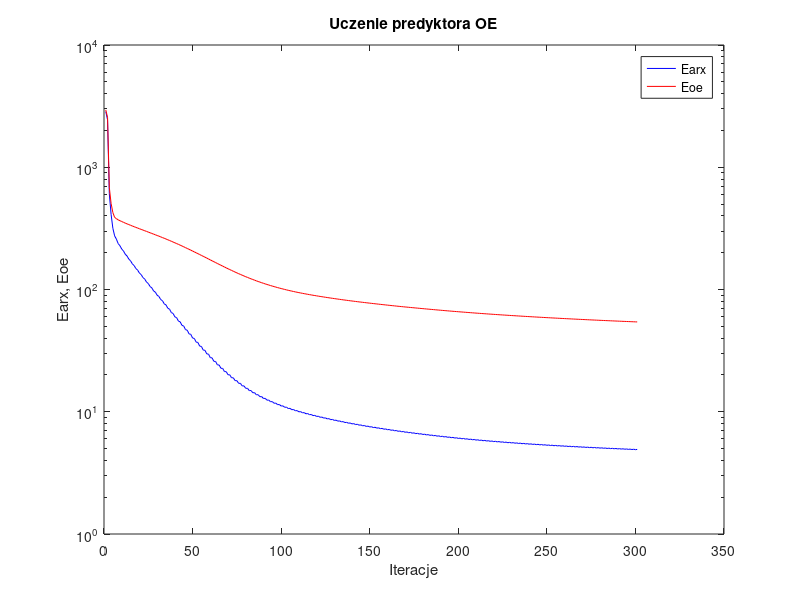
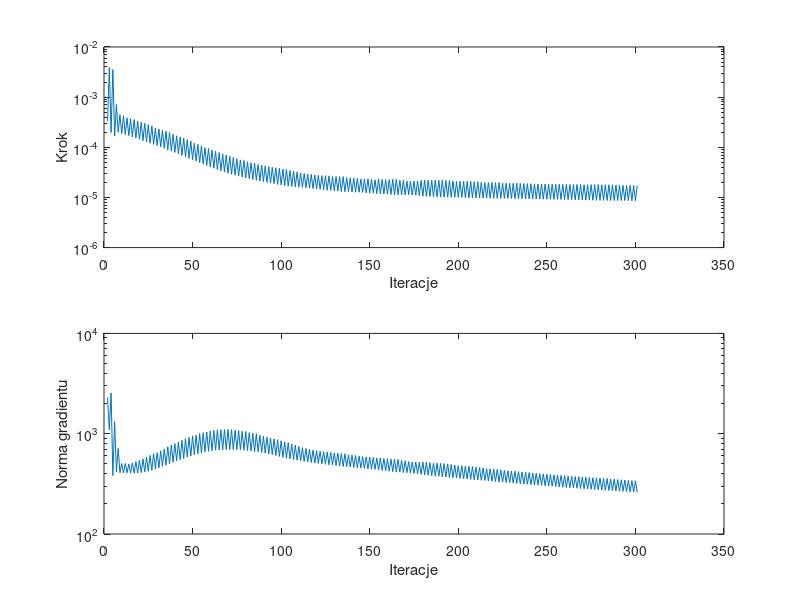

The MATLAB script that drew these images, in order:
%uczenie predyktora oe
clear all;
n=0; farx(n+1)=2.853274e+003; foe(n+1)=2.946735e+003; wspucz(n+1)=0.000000e+000; ng(n+1)=0.000000e+000;
n=1; farx(n+1)=2.446359e+003; foe(n+1)=2.558951e+003; krok(n+1)=3.325065e-004; ng(n+1)=2.286676e+003;
n=2; farx(n+1)=6.062305e+002; foe(n+1)=6.828625e+002; krok(n+1)=3.878507e-003; ng(n+1)=1.094755e+003;
n=3; farx(n+1)=4.119144e+002; foe(n+1)=5.060197e+002; krok(n+1)=1.974847e-004; ng(n+1)=2.550325e+003;
n=4; farx(n+1)=3.168426e+002; foe(n+1)=4.257403e+002; krok(n+1)=3.544051e-003; ng(n+1)=3.826902e+002;
n=5; farx(n+1)=2.746352e+002; foe(n+1)=3.891269e+002; krok(n+1)=1.674127e-004; ng(n+1)=1.320679e+003;
n=6; farx(n+1)=2.580836e+002; foe(n+1)=3.797246e+002; krok(n+1)=7.138862e-004; ng(n+1)=4.146720e+002;
n=7; farx(n+1)=2.373853e+002; foe(n+1)=3.713249e+002; krok(n+1)=2.002959e-004; ng(n+1)=7.139897e+002;
n=8; farx(n+1)=2.280476e+002; foe(n+1)=3.654114e+002; krok(n+1)=4.448722e-004; ng(n+1)=4.074212e+002;
n=9; farx(n+1)=2.143416e+002; foe(n+1)=3.597487e+002; krok(n+1)=1.880990e-004; ng(n+1)=5.044334e+002;
n=10; farx(n+1)=2.064861e+002; foe(n+1)=3.543641e+002; krok(n+1)=4.235557e-004; ng(n+1)=4.066508e+002;
n=11; farx(n+1)=1.943453e+002; foe(n+1)=3.492076e+002; krok(n+1)=1.802468e-004; ng(n+1)=5.052528e+002;
n=12; farx(n+1)=1.879543e+002; foe(n+1)=3.444039e+002; krok(n+1)=3.870231e-004; ng(n+1)=4.074000e+002;
n=13; farx(n+1)=1.773315e+002; foe(n+1)=3.396940e+002; krok(n+1)=1.705607e-004; ng(n+1)=4.992991e+002;
n=14; farx(n+1)=1.715841e+002; foe(n+1)=3.351469e+002; krok(n+1)=3.726079e-004; ng(n+1)=4.048694e+002;
n=15; farx(n+1)=1.621087e+002; foe(n+1)=3.307264e+002; krok(n+1)=1.605954e-004; ng(n+1)=5.123302e+002;
n=16; farx(n+1)=1.569570e+002; foe(n+1)=3.263881e+002; krok(n+1)=3.569431e-004; ng(n+1)=4.040678e+002;
n=17; farx(n+1)=1.483679e+002; foe(n+1)=3.221914e+002; krok(n+1)=1.523242e-004; ng(n+1)=5.276326e+002;
n=18; farx(n+1)=1.439549e+002; foe(n+1)=3.180997e+002; krok(n+1)=3.325065e-004; ng(n+1)=4.068257e+002;
n=19; farx(n+1)=1.361358e+002; foe(n+1)=3.141040e+002; krok(n+1)=1.445574e-004; ng(n+1)=5.415661e+002;
n=20; farx(n+1)=1.322926e+002; foe(n+1)=3.101808e+002; krok(n+1)=3.127269e-004; ng(n+1)=4.100956e+002;
n=21; farx(n+1)=1.251374e+002; foe(n+1)=3.063215e+002; krok(n+1)=1.360048e-004; ng(n+1)=5.596141e+002;
n=22; farx(n+1)=1.216476e+002; foe(n+1)=3.024661e+002; krok(n+1)=3.019151e-004; ng(n+1)=4.139210e+002;
n=23; farx(n+1)=1.149954e+002; foe(n+1)=2.986577e+002; krok(n+1)=1.277305e-004; ng(n+1)=5.858848e+002;
n=24; farx(n+1)=1.119398e+002; foe(n+1)=2.948929e+002; krok(n+1)=2.842659e-004; ng(n+1)=4.218669e+002;
n=25; farx(n+1)=1.057645e+002; foe(n+1)=2.911626e+002; krok(n+1)=1.204846e-004; ng(n+1)=6.078875e+002;
n=26; farx(n+1)=1.030899e+002; foe(n+1)=2.874624e+002; krok(n+1)=2.681146e-004; ng(n+1)=4.324720e+002;
n=27; farx(n+1)=9.728870e+001; foe(n+1)=2.837819e+002; krok(n+1)=1.144049e-004; ng(n+1)=6.325304e+002;
n=28; farx(n+1)=9.509762e+001; foe(n+1)=2.802038e+002; krok(n+1)=2.431513e-004; ng(n+1)=4.466556e+002;
n=29; farx(n+1)=8.972895e+001; foe(n+1)=2.766362e+002; krok(n+1)=1.084602e-004; ng(n+1)=6.475478e+002;
n=30; farx(n+1)=8.778736e+001; foe(n+1)=2.730644e+002; krok(n+1)=2.312276e-004; ng(n+1)=4.586923e+002;
n=31; farx(n+1)=8.274260e+001; foe(n+1)=2.695107e+002; krok(n+1)=1.018531e-004; ng(n+1)=6.755269e+002;
n=32; farx(n+1)=8.104288e+001; foe(n+1)=2.659467e+002; krok(n+1)=2.189959e-004; ng(n+1)=4.719920e+002;
n=33; farx(n+1)=7.629433e+001; foe(n+1)=2.624007e+002; krok(n+1)=9.560623e-005; ng(n+1)=7.047371e+002;
n=34; farx(n+1)=7.481560e+001; foe(n+1)=2.588424e+002; krok(n+1)=2.084136e-004; ng(n+1)=4.860454e+002;
n=35; farx(n+1)=7.033587e+001; foe(n+1)=2.552725e+002; krok(n+1)=8.906432e-005; ng(n+1)=7.394303e+002;
n=36; farx(n+1)=6.902460e+001; foe(n+1)=2.516853e+002; krok(n+1)=1.984325e-004; ng(n+1)=5.004112e+002;
n=37; farx(n+1)=6.478860e+001; foe(n+1)=2.481132e+002; krok(n+1)=8.368590e-005; ng(n+1)=7.720652e+002;
n=38; farx(n+1)=6.371152e+001; foe(n+1)=2.445665e+002; krok(n+1)=1.828020e-004; ng(n+1)=5.184112e+002;
n=39; farx(n+1)=5.974140e+001; foe(n+1)=2.410503e+002; krok(n+1)=7.907676e-005; ng(n+1)=7.961401e+002;
n=40; farx(n+1)=5.886174e+001; foe(n+1)=2.375414e+002; krok(n+1)=1.697983e-004; ng(n+1)=5.363377e+002;
n=41; farx(n+1)=5.513883e+001; foe(n+1)=2.340535e+002; krok(n+1)=7.411092e-005; ng(n+1)=8.251077e+002;
n=42; farx(n+1)=5.439381e+001; foe(n+1)=2.305493e+002; krok(n+1)=1.599927e-004; ng(n+1)=5.523044e+002;
n=43; farx(n+1)=5.090416e+001; foe(n+1)=2.270745e+002; krok(n+1)=6.905895e-005; ng(n+1)=8.578010e+002;
n=44; farx(n+1)=5.025936e+001; foe(n+1)=2.235618e+002; krok(n+1)=1.519651e-004; ng(n+1)=5.671065e+002;
n=45; farx(n+1)=4.698031e+001; foe(n+1)=2.200920e+002; krok(n+1)=6.435256e-005; ng(n+1)=8.935129e+002;
n=46; farx(n+1)=4.644623e+001; foe(n+1)=2.166078e+002; krok(n+1)=1.419195e-004; ng(n+1)=5.832084e+002;
n=47; farx(n+1)=4.339047e+001; foe(n+1)=2.131852e+002; krok(n+1)=6.016312e-005; ng(n+1)=9.225575e+002;
n=48; farx(n+1)=4.295090e+001; foe(n+1)=2.097395e+002; krok(n+1)=1.327259e-004; ng(n+1)=5.987878e+002;
n=49; farx(n+1)=4.009191e+001; foe(n+1)=2.063667e+002; krok(n+1)=5.658127e-005; ng(n+1)=9.518798e+002;
n=50; farx(n+1)=3.977407e+001; foe(n+1)=2.030311e+002; krok(n+1)=1.205178e-004; ng(n+1)=6.173753e+002;
n=51; farx(n+1)=3.714629e+001; foe(n+1)=1.997654e+002; krok(n+1)=5.314479e-005; ng(n+1)=9.688976e+002;
n=52; farx(n+1)=3.688496e+001; foe(n+1)=1.964786e+002; krok(n+1)=1.144049e-004; ng(n+1)=6.308825e+002;
n=53; farx(n+1)=3.443971e+001; foe(n+1)=1.932419e+002; krok(n+1)=4.933474e-005; ng(n+1)=1.003160e+003;
n=54; farx(n+1)=3.421995e+001; foe(n+1)=1.900130e+002; krok(n+1)=1.070946e-004; ng(n+1)=6.439104e+002;
n=55; farx(n+1)=3.196251e+001; foe(n+1)=1.868681e+002; krok(n+1)=4.645269e-005; ng(n+1)=1.023446e+003;
n=56; farx(n+1)=3.180842e+001; foe(n+1)=1.837612e+002; krok(n+1)=9.848602e-005; ng(n+1)=6.585970e+002;
n=57; farx(n+1)=2.975185e+001; foe(n+1)=1.807272e+002; krok(n+1)=4.341873e-005; ng(n+1)=1.037845e+003;
n=58; farx(n+1)=2.960765e+001; foe(n+1)=1.776687e+002; krok(n+1)=9.458811e-005; ng(n+1)=6.667851e+002;
n=59; farx(n+1)=2.770592e+001; foe(n+1)=1.746951e+002; krok(n+1)=4.060864e-005; ng(n+1)=1.064238e+003;
n=60; farx(n+1)=2.759935e+001; foe(n+1)=1.717569e+002; krok(n+1)=8.824176e-005; ng(n+1)=6.770955e+002;
n=61; farx(n+1)=2.586304e+001; foe(n+1)=1.688900e+002; krok(n+1)=3.815579e-005; ng(n+1)=1.077521e+003;
n=62; farx(n+1)=2.577836e+001; foe(n+1)=1.660581e+002; krok(n+1)=8.368590e-005; ng(n+1)=6.841615e+002;
n=63; farx(n+1)=2.418971e+001; foe(n+1)=1.632785e+002; krok(n+1)=3.574308e-005; ng(n+1)=1.094342e+003;
n=64; farx(n+1)=2.411566e+001; foe(n+1)=1.605500e+002; krok(n+1)=7.872898e-005; ng(n+1)=6.885872e+002;
n=65; farx(n+1)=2.267394e+001; foe(n+1)=1.579029e+002; krok(n+1)=3.388344e-005; ng(n+1)=1.096487e+003;
n=66; farx(n+1)=2.262159e+001; foe(n+1)=1.553088e+002; krok(n+1)=7.401448e-005; ng(n+1)=6.927326e+002;
n=67; farx(n+1)=2.131209e+001; foe(n+1)=1.527794e+002; krok(n+1)=3.204087e-005; ng(n+1)=1.099977e+003;
n=68; farx(n+1)=2.127042e+001; foe(n+1)=1.503041e+002; krok(n+1)=7.039348e-005; ng(n+1)=6.934123e+002;
n=69; farx(n+1)=2.007807e+001; foe(n+1)=1.478865e+002; krok(n+1)=3.039391e-005; ng(n+1)=1.102557e+003;
n=70; farx(n+1)=2.004936e+001; foe(n+1)=1.455443e+002; krok(n+1)=6.630174e-005; ng(n+1)=6.935031e+002;
n=71; farx(n+1)=1.896909e+001; foe(n+1)=1.432595e+002; krok(n+1)=2.902993e-005; ng(n+1)=1.095461e+003;
n=72; farx(n+1)=1.895337e+001; foe(n+1)=1.410541e+002; krok(n+1)=6.252649e-005; ng(n+1)=6.954593e+002;
n=73; farx(n+1)=1.797509e+001; foe(n+1)=1.388986e+002; krok(n+1)=2.775430e-005; ng(n+1)=1.085895e+003;
n=74; farx(n+1)=1.796750e+001; foe(n+1)=1.368193e+002; krok(n+1)=5.936963e-005; ng(n+1)=6.944858e+002;
n=75; farx(n+1)=1.707923e+001; foe(n+1)=1.347887e+002; krok(n+1)=2.663711e-005; ng(n+1)=1.074401e+003;
n=76; farx(n+1)=1.708186e+001; foe(n+1)=1.328420e+002; krok(n+1)=5.618446e-005; ng(n+1)=6.929264e+002;
n=77; farx(n+1)=1.627882e+001; foe(n+1)=1.309364e+002; krok(n+1)=2.550300e-005; ng(n+1)=1.059271e+003;
n=78; farx(n+1)=1.628269e+001; foe(n+1)=1.290927e+002; krok(n+1)=5.445830e-005; ng(n+1)=6.859737e+002;
n=79; farx(n+1)=1.554937e+001; foe(n+1)=1.272904e+002; krok(n+1)=2.443312e-005; ng(n+1)=1.049635e+003;
n=80; farx(n+1)=1.555731e+001; foe(n+1)=1.255624e+002; krok(n+1)=5.162212e-005; ng(n+1)=6.795245e+002;
n=81; farx(n+1)=1.489271e+001; foe(n+1)=1.238922e+002; krok(n+1)=2.372164e-005; ng(n+1)=1.024413e+003;
n=82; farx(n+1)=1.491073e+001; foe(n+1)=1.222895e+002; krok(n+1)=4.924301e-005; ng(n+1)=6.741736e+002;
n=83; farx(n+1)=1.430495e+001; foe(n+1)=1.207225e+002; krok(n+1)=2.277085e-005; ng(n+1)=1.007985e+003;
n=84; farx(n+1)=1.432420e+001; foe(n+1)=1.192114e+002; krok(n+1)=4.837788e-005; ng(n+1)=6.643519e+002;
n=85; farx(n+1)=1.376372e+001; foe(n+1)=1.177261e+002; krok(n+1)=2.190752e-005; ng(n+1)=9.988660e+002;
n=86; farx(n+1)=1.378781e+001; foe(n+1)=1.163254e+002; krok(n+1)=4.554170e-005; ng(n+1)=6.583494e+002;
n=87; farx(n+1)=1.328075e+001; foe(n+1)=1.149638e+002; krok(n+1)=2.132008e-005; ng(n+1)=9.653770e+002;
n=88; farx(n+1)=1.330682e+001; foe(n+1)=1.136538e+002; krok(n+1)=4.404185e-005; ng(n+1)=6.487092e+002;
n=89; farx(n+1)=1.283975e+001; foe(n+1)=1.123836e+002; krok(n+1)=2.068400e-005; ng(n+1)=9.446038e+002;
n=90; farx(n+1)=1.287072e+001; foe(n+1)=1.111685e+002; krok(n+1)=4.244958e-005; ng(n+1)=6.405834e+002;
n=91; farx(n+1)=1.243957e+001; foe(n+1)=1.099808e+002; krok(n+1)=1.999909e-005; ng(n+1)=9.259897e+002;
n=92; farx(n+1)=1.247173e+001; foe(n+1)=1.088450e+002; krok(n+1)=4.116566e-005; ng(n+1)=6.294746e+002;
n=93; farx(n+1)=1.207384e+001; foe(n+1)=1.077376e+002; krok(n+1)=1.934974e-005; ng(n+1)=9.068397e+002;
n=94; farx(n+1)=1.210589e+001; foe(n+1)=1.066720e+002; krok(n+1)=4.013634e-005; ng(n+1)=6.168714e+002;
n=95; farx(n+1)=1.173669e+001; foe(n+1)=1.056384e+002; krok(n+1)=1.877358e-005; ng(n+1)=8.881774e+002;
n=96; farx(n+1)=1.177029e+001; foe(n+1)=1.046435e+002; krok(n+1)=3.906606e-005; ng(n+1)=6.054336e+002;
n=97; farx(n+1)=1.142638e+001; foe(n+1)=1.036759e+002; krok(n+1)=1.819748e-005; ng(n+1)=8.710360e+002;
n=98; farx(n+1)=1.146007e+001; foe(n+1)=1.027441e+002; krok(n+1)=3.791849e-005; ng(n+1)=5.931604e+002;
n=99; farx(n+1)=1.113936e+001; foe(n+1)=1.018433e+002; krok(n+1)=1.775984e-005; ng(n+1)=8.495720e+002;
n=100; farx(n+1)=1.117475e+001; foe(n+1)=1.009753e+002; krok(n+1)=3.663489e-005; ng(n+1)=5.826942e+002;
n=101; farx(n+1)=1.087570e+001; foe(n+1)=1.001347e+002; krok(n+1)=1.726474e-005; ng(n+1)=8.289635e+002;
n=102; farx(n+1)=1.091055e+001; foe(n+1)=9.931573e+001; krok(n+1)=3.613153e-005; ng(n+1)=5.692931e+002;
n=103; farx(n+1)=1.062724e+001; foe(n+1)=9.852266e+001; krok(n+1)=1.684728e-005; ng(n+1)=8.151519e+002;
n=104; farx(n+1)=1.066389e+001; foe(n+1)=9.776129e+001; krok(n+1)=3.452947e-005; ng(n+1)=5.611556e+002;
n=105; farx(n+1)=1.039835e+001; foe(n+1)=9.702475e+001; krok(n+1)=1.656922e-005; ng(n+1)=7.899493e+002;
n=106; farx(n+1)=1.043599e+001; foe(n+1)=9.631220e+001; krok(n+1)=3.333298e-005; ng(n+1)=5.526230e+002;
n=107; farx(n+1)=1.018490e+001; foe(n+1)=9.562262e+001; krok(n+1)=1.630239e-005; ng(n+1)=7.692025e+002;
n=108; farx(n+1)=1.022386e+001; foe(n+1)=9.495614e+001; krok(n+1)=3.204087e-005; ng(n+1)=5.449768e+002;
n=109; farx(n+1)=9.986060e+000; foe(n+1)=9.431020e+001; krok(n+1)=1.607373e-005; ng(n+1)=7.478386e+002;
n=110; farx(n+1)=1.002581e+001; foe(n+1)=9.368452e+001; krok(n+1)=3.079431e-005; ng(n+1)=5.374026e+002;
n=111; farx(n+1)=9.800743e+000; foe(n+1)=9.307894e+001; krok(n+1)=1.584198e-005; ng(n+1)=7.260526e+002;
n=112; farx(n+1)=9.840916e+000; foe(n+1)=9.248667e+001; krok(n+1)=3.014162e-005; ng(n+1)=5.288750e+002;
n=113; farx(n+1)=9.624849e+000; foe(n+1)=9.191110e+001; krok(n+1)=1.558957e-005; ng(n+1)=7.134232e+002;
n=114; farx(n+1)=9.666361e+000; foe(n+1)=9.135281e+001; krok(n+1)=2.921834e-005; ng(n+1)=5.230830e+002;
n=115; farx(n+1)=9.460251e+000; foe(n+1)=9.080646e+001; krok(n+1)=1.527641e-005; ng(n+1)=6.994727e+002;
n=116; farx(n+1)=9.500672e+000; foe(n+1)=9.027184e+001; krok(n+1)=2.877521e-005; ng(n+1)=5.156726e+002;
n=117; farx(n+1)=9.302501e+000; foe(n+1)=8.975170e+001; krok(n+1)=1.506057e-005; ng(n+1)=6.873844e+002;
n=118; farx(n+1)=9.343805e+000; foe(n+1)=8.924400e+001; krok(n+1)=2.809223e-005; ng(n+1)=5.106312e+002;
n=119; farx(n+1)=9.153024e+000; foe(n+1)=8.874705e+001; krok(n+1)=1.481560e-005; ng(n+1)=6.771389e+002;
n=120; farx(n+1)=9.194764e+000; foe(n+1)=8.826187e+001; krok(n+1)=2.769106e-005; ng(n+1)=5.058025e+002;
n=121; farx(n+1)=9.010554e+000; foe(n+1)=8.778414e+001; krok(n+1)=1.451496e-005; ng(n+1)=6.711491e+002;
n=122; farx(n+1)=9.051513e+000; foe(n+1)=8.731747e+001; krok(n+1)=2.723127e-005; ng(n+1)=5.004073e+002;
n=123; farx(n+1)=8.874385e+000; foe(n+1)=8.686085e+001; krok(n+1)=1.428638e-005; ng(n+1)=6.619585e+002;
n=124; farx(n+1)=8.915298e+000; foe(n+1)=8.641090e+001; krok(n+1)=2.713913e-005; ng(n+1)=4.950115e+002;
n=125; farx(n+1)=8.743332e+000; foe(n+1)=8.596868e+001; krok(n+1)=1.396978e-005; ng(n+1)=6.585402e+002;
n=126; farx(n+1)=8.783616e+000; foe(n+1)=8.553348e+001; krok(n+1)=2.692622e-005; ng(n+1)=4.894097e+002;
n=127; farx(n+1)=8.615865e+000; foe(n+1)=8.510732e+001; krok(n+1)=1.384553e-005; ng(n+1)=6.521471e+002;
n=128; farx(n+1)=8.657582e+000; foe(n+1)=8.469301e+001; krok(n+1)=2.605170e-005; ng(n+1)=4.870869e+002;
n=129; farx(n+1)=8.496409e+000; foe(n+1)=8.428465e+001; krok(n+1)=1.361415e-005; ng(n+1)=6.425092e+002;
n=130; farx(n+1)=8.536994e+000; foe(n+1)=8.388008e+001; krok(n+1)=2.617217e-005; ng(n+1)=4.805485e+002;
n=131; farx(n+1)=8.379719e+000; foe(n+1)=8.348359e+001; krok(n+1)=1.338683e-005; ng(n+1)=6.385765e+002;
n=132; farx(n+1)=8.420859e+000; foe(n+1)=8.309247e+001; krok(n+1)=2.605170e-005; ng(n+1)=4.760999e+002;
n=133; farx(n+1)=8.267372e+000; foe(n+1)=8.270631e+001; krok(n+1)=1.312268e-005; ng(n+1)=6.355494e+002;
n=134; farx(n+1)=8.308338e+000; foe(n+1)=8.232571e+001; krok(n+1)=2.605170e-005; ng(n+1)=4.708175e+002;
n=135; farx(n+1)=8.157022e+000; foe(n+1)=8.194971e+001; krok(n+1)=1.302585e-005; ng(n+1)=6.320161e+002;
n=136; farx(n+1)=8.198722e+000; foe(n+1)=8.158704e+001; krok(n+1)=2.468559e-005; ng(n+1)=4.693580e+002;
n=137; farx(n+1)=8.053867e+000; foe(n+1)=8.123161e+001; krok(n+1)=1.304908e-005; ng(n+1)=6.148623e+002;
n=138; farx(n+1)=8.096161e+000; foe(n+1)=8.088002e+001; krok(n+1)=2.453672e-005; ng(n+1)=4.653825e+002;
n=139; farx(n+1)=7.954194e+000; foe(n+1)=8.053333e+001; krok(n+1)=1.285784e-005; ng(n+1)=6.114563e+002;
n=140; farx(n+1)=7.996689e+000; foe(n+1)=8.019178e+001; krok(n+1)=2.432490e-005; ng(n+1)=4.612504e+002;
n=141; farx(n+1)=7.858030e+000; foe(n+1)=7.985470e+001; krok(n+1)=1.268925e-005; ng(n+1)=6.062837e+002;
n=142; farx(n+1)=7.899944e+000; foe(n+1)=7.952195e+001; krok(n+1)=2.394830e-005; ng(n+1)=4.568191e+002;
n=143; farx(n+1)=7.764266e+000; foe(n+1)=7.919690e+001; krok(n+1)=1.270754e-005; ng(n+1)=5.972167e+002;
n=144; farx(n+1)=7.807588e+000; foe(n+1)=7.887763e+001; krok(n+1)=2.323045e-005; ng(n+1)=4.553436e+002;
n=145; farx(n+1)=7.675642e+000; foe(n+1)=7.856322e+001; krok(n+1)=1.259797e-005; ng(n+1)=5.892204e+002;
n=146; farx(n+1)=7.719291e+000; foe(n+1)=7.825140e+001; krok(n+1)=2.330940e-005; ng(n+1)=4.509555e+002;
n=147; farx(n+1)=7.589869e+000; foe(n+1)=7.794276e+001; krok(n+1)=1.234279e-005; ng(n+1)=5.876608e+002;
n=148; farx(n+1)=7.633048e+000; foe(n+1)=7.763593e+001; krok(n+1)=2.354047e-005; ng(n+1)=4.454484e+002;
n=149; farx(n+1)=7.505049e+000; foe(n+1)=7.733306e+001; krok(n+1)=1.222055e-005; ng(n+1)=5.856435e+002;
n=150; farx(n+1)=7.548766e+000; foe(n+1)=7.703622e+001; krok(n+1)=2.299949e-005; ng(n+1)=4.429141e+002;
n=151; farx(n+1)=7.423359e+000; foe(n+1)=7.674311e+001; krok(n+1)=1.222055e-005; ng(n+1)=5.775300e+002;
n=152; farx(n+1)=7.468146e+000; foe(n+1)=7.645644e+001; krok(n+1)=2.253084e-005; ng(n+1)=4.409313e+002;
n=153; farx(n+1)=7.346709e+000; foe(n+1)=7.617117e+001; krok(n+1)=1.197415e-005; ng(n+1)=5.716640e+002;
n=154; farx(n+1)=7.390207e+000; foe(n+1)=7.588509e+001; krok(n+1)=2.323045e-005; ng(n+1)=4.335926e+002;
n=155; farx(n+1)=7.269442e+000; foe(n+1)=7.560290e+001; krok(n+1)=1.180901e-005; ng(n+1)=5.724857e+002;
n=156; farx(n+1)=7.313381e+000; foe(n+1)=7.532512e+001; krok(n+1)=2.285025e-005; ng(n+1)=4.307746e+002;
n=157; farx(n+1)=7.195323e+000; foe(n+1)=7.505082e+001; krok(n+1)=1.171829e-005; ng(n+1)=5.659646e+002;
n=158; farx(n+1)=7.239331e+000; foe(n+1)=7.477908e+001; krok(n+1)=2.277085e-005; ng(n+1)=4.269242e+002;
n=159; farx(n+1)=7.122863e+000; foe(n+1)=7.451088e+001; krok(n+1)=1.165470e-005; ng(n+1)=5.617238e+002;
n=160; farx(n+1)=7.167909e+000; foe(n+1)=7.424744e+001; krok(n+1)=2.253084e-005; ng(n+1)=4.245609e+002;
n=161; farx(n+1)=7.054122e+000; foe(n+1)=7.398452e+001; krok(n+1)=1.143043e-005; ng(n+1)=5.584155e+002;
n=162; farx(n+1)=7.098189e+000; foe(n+1)=7.372239e+001; krok(n+1)=2.299949e-005; ng(n+1)=4.183922e+002;
n=163; farx(n+1)=6.985777e+000; foe(n+1)=7.346330e+001; krok(n+1)=1.127096e-005; ng(n+1)=5.570434e+002;
n=164; farx(n+1)=7.029904e+000; foe(n+1)=7.320634e+001; krok(n+1)=2.299949e-005; ng(n+1)=4.144964e+002;
n=165; farx(n+1)=6.918242e+000; foe(n+1)=7.295239e+001; krok(n+1)=1.126542e-005; ng(n+1)=5.535083e+002;
n=166; farx(n+1)=6.962986e+000; foe(n+1)=7.270584e+001; krok(n+1)=2.202092e-005; ng(n+1)=4.137202e+002;
n=167; farx(n+1)=6.854980e+000; foe(n+1)=7.246226e+001; krok(n+1)=1.127096e-005; ng(n+1)=5.415807e+002;
n=168; farx(n+1)=6.899768e+000; foe(n+1)=7.222049e+001; krok(n+1)=2.202092e-005; ng(n+1)=4.099883e+002;
n=169; farx(n+1)=6.792451e+000; foe(n+1)=7.198158e+001; krok(n+1)=1.126542e-005; ng(n+1)=5.382090e+002;
n=170; farx(n+1)=6.837662e+000; foe(n+1)=7.174886e+001; krok(n+1)=2.114892e-005; ng(n+1)=4.091290e+002;
n=171; farx(n+1)=6.733226e+000; foe(n+1)=7.151912e+001; krok(n+1)=1.133131e-005; ng(n+1)=5.270126e+002;
n=172; farx(n+1)=6.779082e+000; foe(n+1)=7.129277e+001; krok(n+1)=2.092147e-005; ng(n+1)=4.069000e+002;
n=173; farx(n+1)=6.676937e+000; foe(n+1)=7.106764e+001; krok(n+1)=1.115447e-005; ng(n+1)=5.231805e+002;
n=174; farx(n+1)=6.722157e+000; foe(n+1)=7.084289e+001; krok(n+1)=2.132008e-005; ng(n+1)=4.014985e+002;
n=175; farx(n+1)=6.620723e+000; foe(n+1)=7.062063e+001; krok(n+1)=1.104492e-005; ng(n+1)=5.221855e+002;
n=176; farx(n+1)=6.666464e+000; foe(n+1)=7.040137e+001; krok(n+1)=2.122479e-005; ng(n+1)=3.988172e+002;
n=177; farx(n+1)=6.567037e+000; foe(n+1)=7.018291e+001; krok(n+1)=1.085468e-005; ng(n+1)=5.194019e+002;
n=178; farx(n+1)=6.612661e+000; foe(n+1)=6.996470e+001; krok(n+1)=2.190752e-005; ng(n+1)=3.933545e+002;
n=179; farx(n+1)=6.514013e+000; foe(n+1)=6.974647e+001; krok(n+1)=1.057446e-005; ng(n+1)=5.224068e+002;
n=180; farx(n+1)=6.558419e+000; foe(n+1)=6.952840e+001; krok(n+1)=2.230894e-005; ng(n+1)=3.875861e+002;
n=181; farx(n+1)=6.460688e+000; foe(n+1)=6.931407e+001; krok(n+1)=1.052881e-005; ng(n+1)=5.191841e+002;
n=182; farx(n+1)=6.505705e+000; foe(n+1)=6.910247e+001; krok(n+1)=2.201687e-005; ng(n+1)=3.855145e+002;
n=183; farx(n+1)=6.409626e+000; foe(n+1)=6.889265e+001; krok(n+1)=1.044207e-005; ng(n+1)=5.147930e+002;
n=184; farx(n+1)=6.454452e+000; foe(n+1)=6.868464e+001; krok(n+1)=2.202092e-005; ng(n+1)=3.819276e+002;
n=185; farx(n+1)=6.359989e+000; foe(n+1)=6.847896e+001; krok(n+1)=1.033992e-005; ng(n+1)=5.110757e+002;
n=186; farx(n+1)=6.404728e+000; foe(n+1)=6.827390e+001; krok(n+1)=2.219549e-005; ng(n+1)=3.780676e+002;
n=187; farx(n+1)=6.310806e+000; foe(n+1)=6.807115e+001; krok(n+1)=1.029142e-005; ng(n+1)=5.097312e+002;
n=188; farx(n+1)=6.356235e+000; foe(n+1)=6.787244e+001; krok(n+1)=2.190752e-005; ng(n+1)=3.762191e+002;
n=189; farx(n+1)=6.264046e+000; foe(n+1)=6.767361e+001; krok(n+1)=1.017076e-005; ng(n+1)=5.063743e+002;
n=190; farx(n+1)=6.308807e+000; foe(n+1)=6.747664e+001; krok(n+1)=2.208984e-005; ng(n+1)=3.718243e+002;
n=191; farx(n+1)=6.217622e+000; foe(n+1)=6.728156e+001; krok(n+1)=1.013046e-005; ng(n+1)=5.031778e+002;
n=192; farx(n+1)=6.262848e+000; foe(n+1)=6.708991e+001; krok(n+1)=2.190752e-005; ng(n+1)=3.695658e+002;
n=193; farx(n+1)=6.173043e+000; foe(n+1)=6.689835e+001; krok(n+1)=1.003408e-005; ng(n+1)=5.002268e+002;
n=194; farx(n+1)=6.217297e+000; foe(n+1)=6.670943e+001; krok(n+1)=2.170937e-005; ng(n+1)=3.658900e+002;
n=195; farx(n+1)=6.129044e+000; foe(n+1)=6.652390e+001; krok(n+1)=1.009346e-005; ng(n+1)=4.923362e+002;
n=196; farx(n+1)=6.173928e+000; foe(n+1)=6.634165e+001; krok(n+1)=2.122479e-005; ng(n+1)=3.647285e+002;
n=197; farx(n+1)=6.086902e+000; foe(n+1)=6.616054e+001; krok(n+1)=1.009346e-005; ng(n+1)=4.871901e+002;
n=198; farx(n+1)=6.131691e+000; foe(n+1)=6.598341e+001; krok(n+1)=2.077412e-005; ng(n+1)=3.628288e+002;
n=199; farx(n+1)=6.046925e+000; foe(n+1)=6.580759e+001; krok(n+1)=1.003721e-005; ng(n+1)=4.800119e+002;
n=200; farx(n+1)=6.091448e+000; foe(n+1)=6.563218e+001; krok(n+1)=2.105761e-005; ng(n+1)=3.588077e+002;
n=201; farx(n+1)=6.007376e+000; foe(n+1)=6.545838e+001; krok(n+1)=9.936047e-006; ng(n+1)=4.793361e+002;
n=202; farx(n+1)=6.051853e+000; foe(n+1)=6.528602e+001; krok(n+1)=2.109655e-005; ng(n+1)=3.557192e+002;
n=203; farx(n+1)=5.968548e+000; foe(n+1)=6.511496e+001; krok(n+1)=9.884595e-006; ng(n+1)=4.770543e+002;
n=204; farx(n+1)=6.013093e+000; foe(n+1)=6.494668e+001; krok(n+1)=2.092147e-005; ng(n+1)=3.533627e+002;
n=205; farx(n+1)=5.931187e+000; foe(n+1)=6.477905e+001; krok(n+1)=9.808732e-006; ng(n+1)=4.732111e+002;
n=206; farx(n+1)=5.975434e+000; foe(n+1)=6.461298e+001; krok(n+1)=2.103720e-005; ng(n+1)=3.498755e+002;
n=207; farx(n+1)=5.894242e+000; foe(n+1)=6.444800e+001; krok(n+1)=9.766516e-006; ng(n+1)=4.708175e+002;
n=208; farx(n+1)=5.938290e+000; foe(n+1)=6.428603e+001; krok(n+1)=2.071564e-005; ng(n+1)=3.476913e+002;
n=209; farx(n+1)=5.858516e+000; foe(n+1)=6.412536e+001; krok(n+1)=9.766516e-006; ng(n+1)=4.648144e+002;
n=210; farx(n+1)=5.902431e+000; foe(n+1)=6.396717e+001; krok(n+1)=2.047517e-005; ng(n+1)=3.454312e+002;
n=211; farx(n+1)=5.823777e+000; foe(n+1)=6.381021e+001; krok(n+1)=9.766516e-006; ng(n+1)=4.598512e+002;
n=212; farx(n+1)=5.867651e+000; foe(n+1)=6.365604e+001; krok(n+1)=2.018691e-005; ng(n+1)=3.434710e+002;
n=213; farx(n+1)=5.790128e+000; foe(n+1)=6.350272e+001; krok(n+1)=9.766516e-006; ng(n+1)=4.548433e+002;
n=214; farx(n+1)=5.833560e+000; foe(n+1)=6.335232e+001; krok(n+1)=1.977673e-005; ng(n+1)=3.414701e+002;
n=215; farx(n+1)=5.757816e+000; foe(n+1)=6.320358e+001; krok(n+1)=9.772716e-006; ng(n+1)=4.477164e+002;
n=216; farx(n+1)=5.801504e+000; foe(n+1)=6.305589e+001; krok(n+1)=1.990494e-005; ng(n+1)=3.387866e+002;
n=217; farx(n+1)=5.726319e+000; foe(n+1)=6.290848e+001; krok(n+1)=9.657459e-006; ng(n+1)=4.473989e+002;
n=218; farx(n+1)=5.769446e+000; foe(n+1)=6.276269e+001; krok(n+1)=1.991107e-005; ng(n+1)=3.355337e+002;
n=219; farx(n+1)=5.695309e+000; foe(n+1)=6.261826e+001; krok(n+1)=9.628751e-006; ng(n+1)=4.435910e+002;
n=220; farx(n+1)=5.738526e+000; foe(n+1)=6.247537e+001; krok(n+1)=1.990494e-005; ng(n+1)=3.331011e+002;
n=221; farx(n+1)=5.665177e+000; foe(n+1)=6.233293e+001; krok(n+1)=9.549067e-006; ng(n+1)=4.417248e+002;
n=222; farx(n+1)=5.707690e+000; foe(n+1)=6.219212e+001; krok(n+1)=1.977673e-005; ng(n+1)=3.301211e+002;
n=223; farx(n+1)=5.635470e+000; foe(n+1)=6.205325e+001; krok(n+1)=9.572367e-006; ng(n+1)=4.364594e+002;
n=224; farx(n+1)=5.677804e+000; foe(n+1)=6.191606e+001; krok(n+1)=1.943349e-005; ng(n+1)=3.284111e+002;
n=225; farx(n+1)=5.606714e+000; foe(n+1)=6.178064e+001; krok(n+1)=9.594052e-006; ng(n+1)=4.312440e+002;
n=226; farx(n+1)=5.649134e+000; foe(n+1)=6.164679e+001; krok(n+1)=1.924408e-005; ng(n+1)=3.266385e+002;
n=227; farx(n+1)=5.578934e+000; foe(n+1)=6.151380e+001; krok(n+1)=9.555815e-006; ng(n+1)=4.280925e+002;
n=228; farx(n+1)=5.621058e+000; foe(n+1)=6.138236e+001; krok(n+1)=1.914386e-005; ng(n+1)=3.241856e+002;
n=229; farx(n+1)=5.551872e+000; foe(n+1)=6.125196e+001; krok(n+1)=9.520842e-006; ng(n+1)=4.244644e+002;
n=230; farx(n+1)=5.593793e+000; foe(n+1)=6.112272e+001; krok(n+1)=1.912864e-005; ng(n+1)=3.216241e+002;
n=231; farx(n+1)=5.525409e+000; foe(n+1)=6.099443e+001; krok(n+1)=9.471564e-006; ng(n+1)=4.218012e+002;
n=232; farx(n+1)=5.567035e+000; foe(n+1)=6.086735e+001; krok(n+1)=1.907789e-005; ng(n+1)=3.190833e+002;
n=233; farx(n+1)=5.499534e+000; foe(n+1)=6.074137e+001; krok(n+1)=9.434846e-006; ng(n+1)=4.185966e+002;
n=234; farx(n+1)=5.540997e+000; foe(n+1)=6.061646e+001; krok(n+1)=1.906112e-005; ng(n+1)=3.168741e+002;
n=235; farx(n+1)=5.474145e+000; foe(n+1)=6.049245e+001; krok(n+1)=9.399927e-006; ng(n+1)=4.160889e+002;
n=236; farx(n+1)=5.515350e+000; foe(n+1)=6.036999e+001; krok(n+1)=1.891271e-005; ng(n+1)=3.150548e+002;
n=237; farx(n+1)=5.449461e+000; foe(n+1)=6.024843e+001; krok(n+1)=9.375707e-006; ng(n+1)=4.123360e+002;
n=238; farx(n+1)=5.490446e+000; foe(n+1)=6.012808e+001; krok(n+1)=1.886606e-005; ng(n+1)=3.129361e+002;
n=239; farx(n+1)=5.425309e+000; foe(n+1)=6.000855e+001; krok(n+1)=9.340678e-006; ng(n+1)=4.094832e+002;
n=240; farx(n+1)=5.466008e+000; foe(n+1)=5.989033e+001; krok(n+1)=1.877358e-005; ng(n+1)=3.109157e+002;
n=241; farx(n+1)=5.401674e+000; foe(n+1)=5.977301e+001; krok(n+1)=9.322149e-006; ng(n+1)=4.061085e+002;
n=242; farx(n+1)=5.442107e+000; foe(n+1)=5.965703e+001; krok(n+1)=1.863748e-005; ng(n+1)=3.091268e+002;
n=243; farx(n+1)=5.378666e+000; foe(n+1)=5.954197e+001; krok(n+1)=9.299765e-006; ng(n+1)=4.025152e+002;
n=244; farx(n+1)=5.418907e+000; foe(n+1)=5.942797e+001; krok(n+1)=1.860264e-005; ng(n+1)=3.070948e+002;
n=245; farx(n+1)=5.356148e+000; foe(n+1)=5.931471e+001; krok(n+1)=9.262259e-006; ng(n+1)=3.999213e+002;
n=246; farx(n+1)=5.396102e+000; foe(n+1)=5.920264e+001; krok(n+1)=1.852773e-005; ng(n+1)=3.050898e+002;
n=247; farx(n+1)=5.334136e+000; foe(n+1)=5.909139e+001; krok(n+1)=9.234133e-006; ng(n+1)=3.968408e+002;
n=248; farx(n+1)=5.373832e+000; foe(n+1)=5.898119e+001; krok(n+1)=1.847442e-005; ng(n+1)=3.030721e+002;
n=249; farx(n+1)=5.312589e+000; foe(n+1)=5.887179e+001; krok(n+1)=9.203865e-006; ng(n+1)=3.942096e+002;
n=250; farx(n+1)=5.352031e+000; foe(n+1)=5.876344e+001; krok(n+1)=1.841495e-005; ng(n+1)=3.011121e+002;
n=251; farx(n+1)=5.291510e+000; foe(n+1)=5.865586e+001; krok(n+1)=9.173490e-006; ng(n+1)=3.915750e+002;
n=252; farx(n+1)=5.330673e+000; foe(n+1)=5.854930e+001; krok(n+1)=1.835442e-005; ng(n+1)=2.991368e+002;
n=253; farx(n+1)=5.270862e+000; foe(n+1)=5.844354e+001; krok(n+1)=9.148208e-006; ng(n+1)=3.888711e+002;
n=254; farx(n+1)=5.309759e+000; foe(n+1)=5.833878e+001; krok(n+1)=1.827909e-005; ng(n+1)=2.972670e+002;
n=255; farx(n+1)=5.250651e+000; foe(n+1)=5.823483e+001; krok(n+1)=9.125546e-006; ng(n+1)=3.861363e+002;
n=256; farx(n+1)=5.289327e+000; foe(n+1)=5.813186e+001; krok(n+1)=1.821554e-005; ng(n+1)=2.954478e+002;
n=257; farx(n+1)=5.230927e+000; foe(n+1)=5.802958e+001; krok(n+1)=9.089066e-006; ng(n+1)=3.836382e+002;
n=258; farx(n+1)=5.269340e+000; foe(n+1)=5.792812e+001; krok(n+1)=1.821554e-005; ng(n+1)=2.933339e+002;
n=259; farx(n+1)=5.211519e+000; foe(n+1)=5.782735e+001; krok(n+1)=9.058324e-006; ng(n+1)=3.814392e+002;
n=260; farx(n+1)=5.249679e+000; foe(n+1)=5.772760e+001; krok(n+1)=1.814366e-005; ng(n+1)=2.915381e+002;
n=261; farx(n+1)=5.192535e+000; foe(n+1)=5.762850e+001; krok(n+1)=9.032653e-006; ng(n+1)=3.788254e+002;
n=262; farx(n+1)=5.230409e+000; foe(n+1)=5.753034e+001; krok(n+1)=1.808278e-005; ng(n+1)=2.896664e+002;
n=263; farx(n+1)=5.173949e+000; foe(n+1)=5.743287e+001; krok(n+1)=9.006227e-006; ng(n+1)=3.761970e+002;
n=264; farx(n+1)=5.211563e+000; foe(n+1)=5.733623e+001; krok(n+1)=1.804864e-005; ng(n+1)=2.878976e+002;
n=265; farx(n+1)=5.155816e+000; foe(n+1)=5.724027e+001; krok(n+1)=8.960031e-006; ng(n+1)=3.739128e+002;
n=266; farx(n+1)=5.193190e+000; foe(n+1)=5.714477e+001; krok(n+1)=1.814366e-005; ng(n+1)=2.857194e+002;
n=267; farx(n+1)=5.137775e+000; foe(n+1)=5.704993e+001; krok(n+1)=8.932063e-006; ng(n+1)=3.728446e+002;
n=268; farx(n+1)=5.174878e+000; foe(n+1)=5.695627e+001; krok(n+1)=1.797165e-005; ng(n+1)=2.845711e+002;
n=269; farx(n+1)=5.120273e+000; foe(n+1)=5.686323e+001; krok(n+1)=8.914462e-006; ng(n+1)=3.695004e+002;
n=270; farx(n+1)=5.157114e+000; foe(n+1)=5.677089e+001; krok(n+1)=1.797165e-005; ng(n+1)=2.827702e+002;
n=271; farx(n+1)=5.103054e+000; foe(n+1)=5.667918e+001; krok(n+1)=8.883311e-006; ng(n+1)=3.675927e+002;
n=272; farx(n+1)=5.139703e+000; foe(n+1)=5.658826e+001; krok(n+1)=1.796068e-005; ng(n+1)=2.811577e+002;
n=273; farx(n+1)=5.086239e+000; foe(n+1)=5.649779e+001; krok(n+1)=8.833238e-006; ng(n+1)=3.659044e+002;
n=274; farx(n+1)=5.122592e+000; foe(n+1)=5.640791e+001; krok(n+1)=1.802934e-005; ng(n+1)=2.790593e+002;
n=275; farx(n+1)=5.069617e+000; foe(n+1)=5.631860e+001; krok(n+1)=8.794029e-006; ng(n+1)=3.644031e+002;
n=276; farx(n+1)=5.105700e+000; foe(n+1)=5.623001e+001; krok(n+1)=1.801245e-005; ng(n+1)=2.773622e+002;
n=277; farx(n+1)=5.053329e+000; foe(n+1)=5.614201e+001; krok(n+1)=8.756691e-006; ng(n+1)=3.623477e+002;
n=278; farx(n+1)=5.089178e+000; foe(n+1)=5.605453e+001; krok(n+1)=1.806265e-005; ng(n+1)=2.754858e+002;
n=279; farx(n+1)=5.037141e+000; foe(n+1)=5.596762e+001; krok(n+1)=8.739066e-006; ng(n+1)=3.609695e+002;
n=280; farx(n+1)=5.072711e+000; foe(n+1)=5.588184e+001; krok(n+1)=1.787154e-005; ng(n+1)=2.744809e+002;
n=281; farx(n+1)=5.021484e+000; foe(n+1)=5.579658e+001; krok(n+1)=8.720009e-006; ng(n+1)=3.575604e+002;
n=282; farx(n+1)=5.056874e+000; foe(n+1)=5.571183e+001; krok(n+1)=1.796068e-005; ng(n+1)=2.725815e+002;
n=283; farx(n+1)=5.005959e+000; foe(n+1)=5.562745e+001; krok(n+1)=8.682944e-006; ng(n+1)=3.569214e+002;
n=284; farx(n+1)=5.041052e+000; foe(n+1)=5.554406e+001; krok(n+1)=1.786413e-005; ng(n+1)=2.712070e+002;
n=285; farx(n+1)=4.990766e+000; foe(n+1)=5.546110e+001; krok(n+1)=8.667355e-006; ng(n+1)=3.543552e+002;
n=286; farx(n+1)=5.025597e+000; foe(n+1)=5.537892e+001; krok(n+1)=1.782680e-005; ng(n+1)=2.696820e+002;
n=287; farx(n+1)=4.975766e+000; foe(n+1)=5.529717e+001; krok(n+1)=8.657728e-006; ng(n+1)=3.524482e+002;
n=288; farx(n+1)=5.010235e+000; foe(n+1)=5.521645e+001; krok(n+1)=1.763713e-005; ng(n+1)=2.685808e+002;
n=289; farx(n+1)=4.961111e+000; foe(n+1)=5.513632e+001; krok(n+1)=8.667355e-006; ng(n+1)=3.489696e+002;
n=290; farx(n+1)=4.995295e+000; foe(n+1)=5.505695e+001; krok(n+1)=1.751338e-005; ng(n+1)=2.673834e+002;
n=291; farx(n+1)=4.946737e+000; foe(n+1)=5.497818e+001; krok(n+1)=8.667355e-006; ng(n+1)=3.464112e+002;
n=292; farx(n+1)=4.980757e+000; foe(n+1)=5.490014e+001; krok(n+1)=1.743790e-005; ng(n+1)=2.662388e+002;
n=293; farx(n+1)=4.932608e+000; foe(n+1)=5.482246e+001; krok(n+1)=8.657728e-006; ng(n+1)=3.448100e+002;
n=294; farx(n+1)=4.966363e+000; foe(n+1)=5.474577e+001; krok(n+1)=1.729605e-005; ng(n+1)=2.651874e+002;
n=295; farx(n+1)=4.918914e+000; foe(n+1)=5.466941e+001; krok(n+1)=8.632369e-006; ng(n+1)=3.422216e+002;
n=296; farx(n+1)=4.952342e+000; foe(n+1)=5.459350e+001; krok(n+1)=1.734391e-005; ng(n+1)=2.632796e+002;
n=297; farx(n+1)=4.905311e+000; foe(n+1)=5.451813e+001; krok(n+1)=8.610243e-006; ng(n+1)=3.408588e+002;
n=298; farx(n+1)=4.938449e+000; foe(n+1)=5.444333e+001; krok(n+1)=1.726474e-005; ng(n+1)=2.619547e+002;
n=299; farx(n+1)=4.891983e+000; foe(n+1)=5.436914e+001; krok(n+1)=8.593476e-006; ng(n+1)=3.386615e+002;
n=300; farx(n+1)=4.924893e+000; foe(n+1)=5.429531e+001; krok(n+1)=1.726474e-005; ng(n+1)=2.604486e+002;

figure; semilogy(farx,'b'); hold on; semilogy(foe,'r'); xlabel('Iteracje'); ylabel('Earx, Eoe'); legend('Earx','Eoe'); title('Uczenie predyktora OE');
figure; subplot(2,1,1); semilogy(krok); xlabel('Iteracje'); ylabel('Krok');
subplot(2,1,2); semilogy(ng); xlabel('Iteracje'); ylabel('Norma gradientu');
Earx=farx(n+1)
Eoe=foe(n+1)
